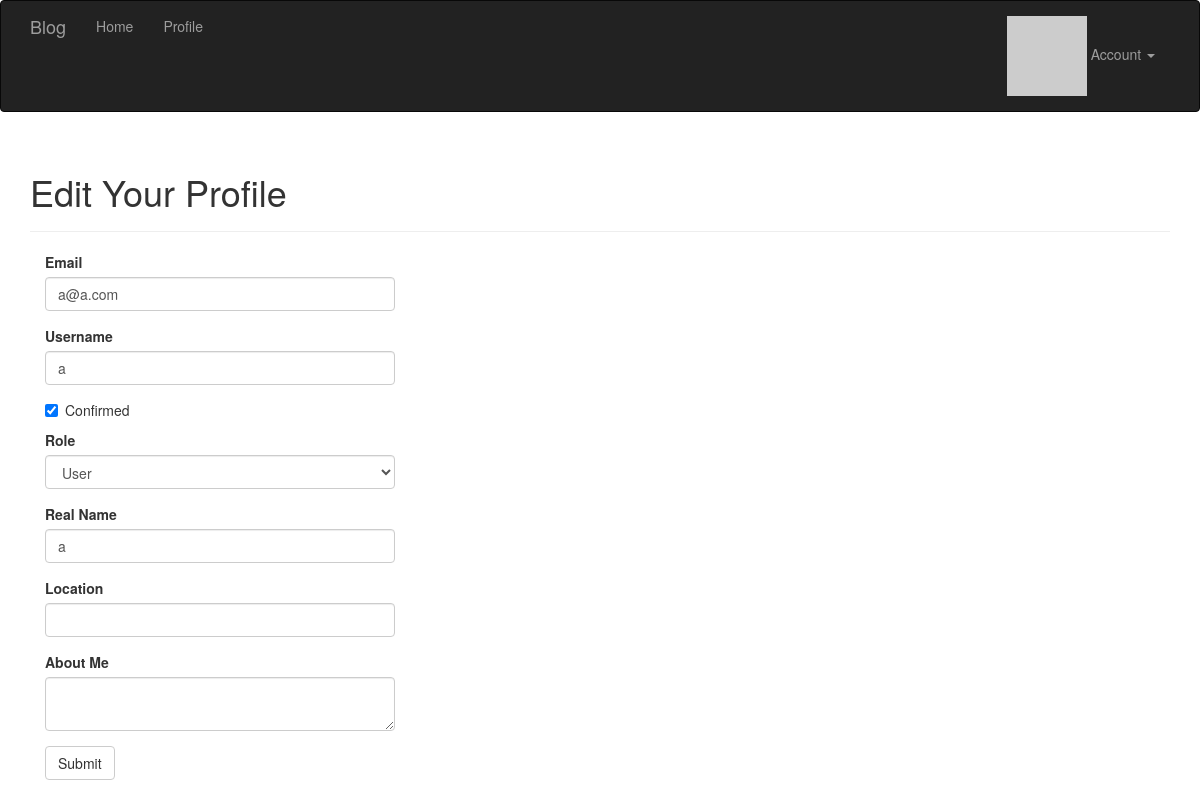
The page /edit-profile/2 (signed in) on the database its author committed.
### app/models.py (models this page shows, shortened)
class User(UserMixin, db.Model):
	__tablename__ = 'users'
	id = db.Column(db.Integer, primary_key=True)
	email = db.Column(db.String(64), unique=True, index=True)
	username = db.Column(db.String(64), unique=True, index=True)
	password_hash = db.Column(db.String(128))
	role_id = db.Column(db.Integer, db.ForeignKey('roles.id'))
	confirmed = db.Column(db.Boolean, default=False)
	name = db.Column(db.String(64))
	location = db.Column(db.String(64))
	about_me = db.Column(db.Text())
	member_since = db.Column(db.DateTime(), default=datetime.utcnow)
	last_seen = db.Column(db.DateTime(), default=datetime.utcnow)
	posts = db.relationship('Post', backref='author', lazy='dynamic')
	@property
	def password(self):
		raise AttributeError('password is not a readable attribute')
	@login_manager.user_loader #这个是登录模块的东西
	def load_user(user_id):
		return User.query.get(int(user_id)) #返回当前user对象，作为current_user
	def can(self, permissions):
		return self.role is not None and \
			(self.role.permissions & permissions) == permissions #权限判断巧妙
	def ping(self):
		self.last_seen = datetime.utcnow()
		db.session.add(self)
	def gravatar(self,size=100,default='identicon', rating='g'):
		if request.is_secure:
			url = 'https://secure.gravatar.com/avatar'
		else:
			url = 'http://gravatar.com/avatar'
		hash = hashlib.md5(self.email.encode('utf-8')).hexdigest()
		return '{url}/{hash}?s={size}&d={default}&r={rating}'.format(
			url=url,hash=hash,size=size,default=default,rating=rating)

### app/main/views.py (the view)
@main.route('/edit-profile/<int:id>',methods=['GET','POST'])
@login_required
@admin_required
def edit_profile_admin(id):
	user = User.query.get_or_404(id)
	form = EditProfileAdminForm(user=user)
	if form.validate_on_submit():
		user.email = form.email.data
		user.username = form.username.data
		user.confirmed = form.confirmed.data
		user.role = Role.query.get(form.role.data)
		user.name = form.name.data
		user.location = form.location.data
		user.about_me = form.about_me.data
		db.session.add(user)
		flash('The profile has been updated.')
		return redirect(url_for('.user',username=user.username))
	form.email.data = user.email
	form.username.data = user.username
	form.confirmed.data = user.confirmed
	form.role.data = user.role_id
	form.name.data = user.name
	form.location.data = user.location
	form.about_me.data = user.about_me
	return render_template('edit_profile.html',form=form,user=user)

### app/main/forms.py (shortened to what this page needs)
class EditProfileAdminForm(FlaskForm):
	email = StringField('Email', validators=[Email(),Required(),Length(1,64)])
	username = StringField('Username', validators=[Required(),Length(1,64),Regexp('^[A-Za-z][A-Za-z0-9_.]*$',0,'Username must only have letters, numbers, dots and underscores')])
	confirmed = BooleanField('Confirmed')
	role = SelectField('Role',coerce=int)
	name = StringField('Real Name',validators=[Length(0,64)])
	location = StringField('Location',validators=[Length(0,64)])
	about_me = TextAreaField('About Me')
	submit = SubmitField('Submit')
	def __init__(self,user,*args, **kwargs):
		super(EditProfileAdminForm, self).__init__(*args, **kwargs)
		self.role.choices = [(role.id, role.name) for role in Role.query.order_by(Role.name).all()]
		self.user = user

### app/auth/views.py (called while the page is built)
@auth.before_app_request #在全局的所有request之前，判断如果1.用户登录2.且未确认3.且请求的端点不在auth蓝本中,则强制跳转到unconfirm界面
def before_request():
	if current_user.is_authenticated:
		current_user.ping()
		if not current_user.confirmed \
			and request.endpoint \
			and request.endpoint[:5]!= 'auth.'\
			and request.endpoint != 'static':
			return redirect(url_for('auth.unconfirmed'))

### app/main/__init__.py (called while the page is built)
@main.app_context_processor #Permission类加入全局上下文卡，在所有模板中都可以全局访问
def inject_perssions():
	return dict(Permission=Permission)

### app/templates/edit_profile.html (shortened to what this page needs)
{% extends "base.html" %}
{% import "bootstrap/wtf.html" as wtf %}
{% block page_content %}
<div class="page-header">
    <h1>Edit Your Profile</h1>
</div>
<div class="col-md-4">
    {{ wtf.quick_form(form) }}
</div>
{% endblock %}

### rows shown on the page
User: email "a@a.com", username "a", confirmed "☑", role "User", name "a"
